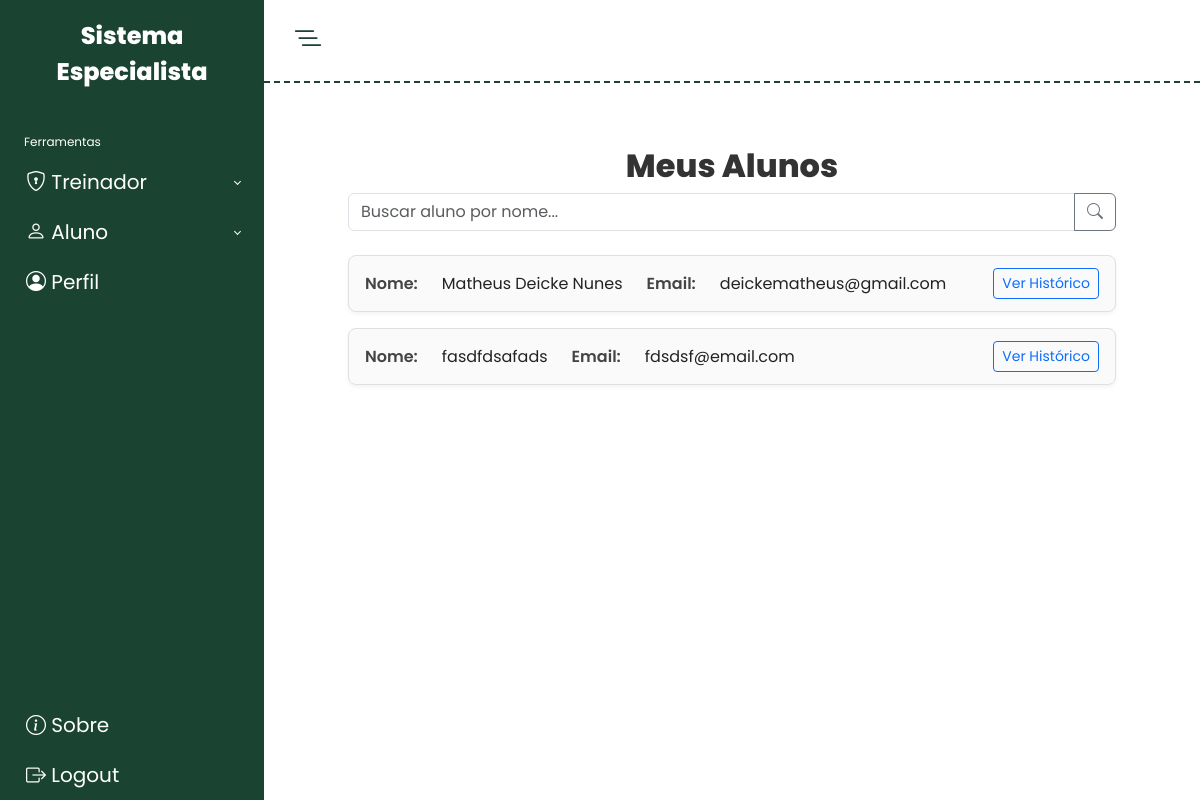
/meus_alunos/ (signed in), run on an earlier commit of the app's database.
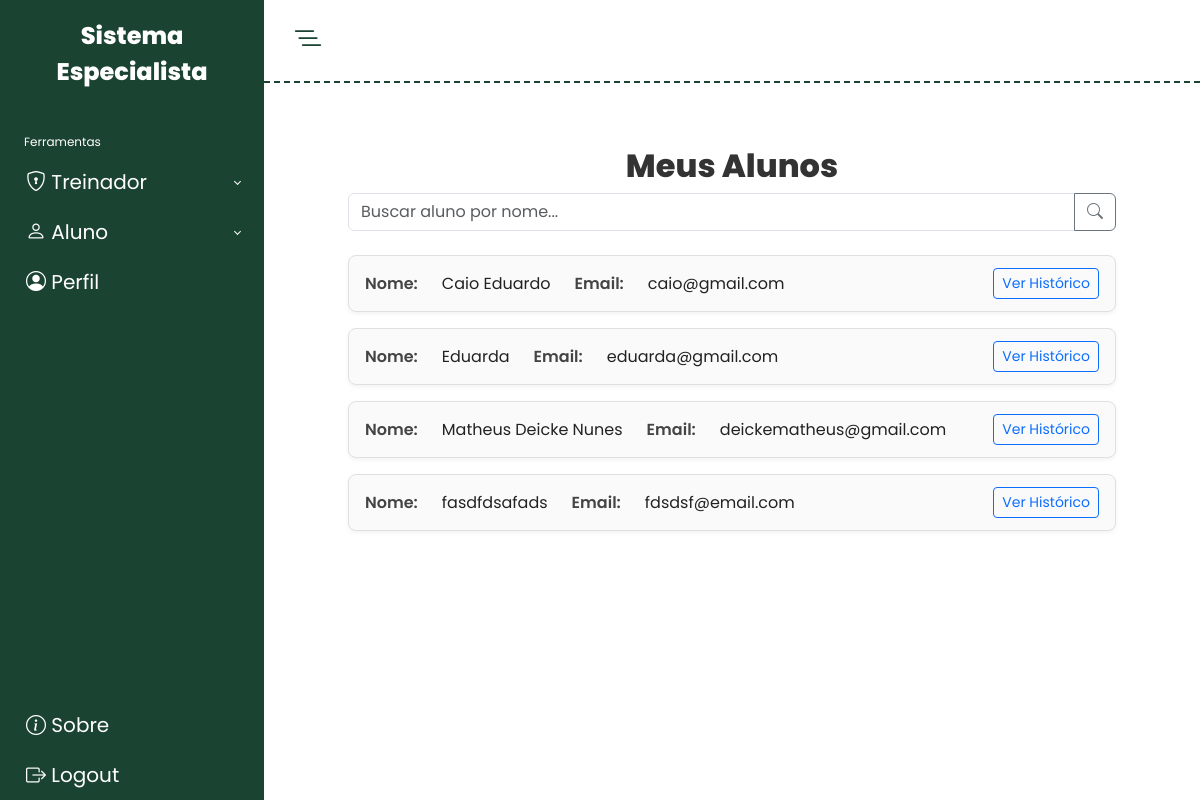
And on a later commit of the database.
### EscalaPoms/models.py (models this page shows)
class Pessoa(models.Model):
    cpf         = models.CharField(max_length=11, primary_key=True, help_text="…")
    nome        = models.CharField(max_length=100)
    email       = models.EmailField(unique=True)
    senha       = models.CharField(max_length=128)
    genero      = models.CharField(max_length=12, choices=[('masculino','Masculino'),('feminino','Feminino')])
    num_telefone= models.CharField(max_length=100, null=True, blank=True)
    class Meta:
        abstract = True

class Aluno(Pessoa):
    treinador = models.ForeignKey(Treinador, on_delete=models.CASCADE, related_name='alunos')

### EscalaPoms/views.py (the view)
# urls.py: path('meus_alunos/', meus_alunos, name='meus_alunos'),
@login_required
@treinador_required
def meus_alunos(request):
    treinador = Treinador.objects.get(cpf=request.user.username)
    q = request.GET.get('q', '').strip()
    alunos = Aluno.objects.filter(treinador=treinador)
    if q:
        alunos = alunos.filter(nome__icontains=q)
    alunos = alunos.order_by('nome')
    return render(request, 'EscalaPoms/meus_alunos.html', {'alunos': alunos, 'q': q,})

### EscalaPoms/utils.py (called while the page is built)
def normalizar_cpf(texto: str) -> str:
    return re.sub(r'\D', '', texto or '')

### EscalaPoms/templates/EscalaPoms/meus_alunos.html (shortened to what this page needs)
{% extends 'EscalaPoms/base.html' %}
{% load static %}
{% block extra_css %}
  <link rel="stylesheet" href="{% static 'css/meus_alunos.css' %}">
{% endblock %}
{% block content %}
  <section class="meus-alunos">
    <h1>Meus Alunos</h1>
    <form method="get" class="mb-4">
      <div class="input-group">
        <input
          type="text"
          id="searchInput"
          name="q"
          class="form-control"
          placeholder="Buscar aluno por nome..."
          value="{{ q }}"
        >
        <button class="btn btn-outline-secondary" type="submit">
          <i class="bi bi-search"></i>
        </button>
      </div>
    </form>
    <ul class="aluno-list">
      {% for aluno in alunos %}
        <li class="aluno-item">
          <div class="info">
            <span class="label">Nome:</span>
            <span class="value aluno-nome">{{ aluno.nome }}</span>
            <span class="label">Email:</span>
            <span class="value">{{ aluno.email }}</span>
          </div>
          <a href="{% url 'historico_aluno' aluno.cpf %}" class="btn btn-sm btn-outline-primary">
            Ver Histórico
          </a>
        </li>
      {% empty %}
        <li class="aluno-item vazio">Nenhum aluno encontrado.</li>
      {% endfor %}
    </ul>
  </section>
{% endblock %}

What changed in the data, as far as the page shows it:
added Aluno: nome "Caio Eduardo", email "caio@gmail.com"
added Aluno: nome "Eduarda", email "eduarda@gmail.com"
